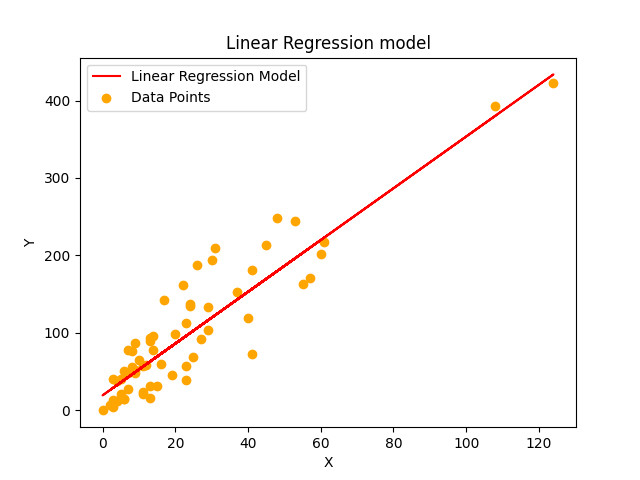

Recreate this plot in Python.
import numpy as np 
import pandas as pd 
import matplotlib.pyplot as plt 
import math


def mean_absolute_percentage_error(y_true, y_pred):

	"""	MAPE = (1/n) * ((|y_true - y_pred|)/y_true) """

	y_true, y_pred = np.array(y_true), np.array(y_pred)
	ape =  np.abs((y_true - y_pred)/y_true)
	mape = np.mean(ape) * 100

	return mape

def real_estate_pre_processing(df):

	""" partioning data into features and target """

	X = df.drop([df.columns [0], df.columns[-1]], axis = 1)
	y = df[df.columns[-1]]

	return X, y

def train_test_split(x, y, test_size = 0.25, random_state = None):

	""" partioning the data into train and test sets """

	x_test = x.sample(frac = test_size, random_state = random_state)
	y_test = y[x_test.index]

	x_train = x.drop(x_test.index)
	y_train = y.drop(y_test.index)

	return x_train, x_test, y_train, y_test

def min_max_scaler(X):

	""" Min-Max Normalization"""
	for column in X.columns:
		X[column] = (X[column] - np.min(X[column])) / (np.max(X[column]) - np.min(X[column]))

	return X




class SimpleLinearRegression:

	""" Linear Regression With One Predictor or Feature"""

	def __init__(self):
		self.coef_ = []
		self.intercept_ = float

	def fit(self, X, y):

		"""
			Calculates Coefficients(w) and intercept(b) of linear model

			y = wX + b

			wi = (sum[j=0 to n]((xj - x_meani)*(y - y_mean)) / (sum[j=0 to n]((xj - x_meani) ** 2)
			b  =  y - wX

			where x_meani = mean of ith column features
				  y_mean = mean of targets
				  xj = feature value of jth row and ith column
				  y = target value of jth row
				  wi = coefficient of ith feature
				  b = intercept
				  n = number of samples
		"""

		X = X.T.values.tolist()
		y = y.values.tolist()

		X_mean = np.mean(X, axis = 1).tolist()
		y_mean = np.mean(y, axis = 0)

		for x, x_mean in zip(X, X_mean):

			covariance  = sum([(x[i] - x_mean) * (y[i] - y_mean) for i in range(len(x))])
			variance = sum([(x[i] - x_mean) ** 2  for i in range(len(x))])

			w = covariance/variance
			
			self.coef_.append(w) 

		self.intercept_ = y_mean - sum([w * x_mean for w, x_mean in zip(self.coef_, X_mean)])

	def predict(self, X):

		""" predicts target values for given input X"""

		predictions = []

		for Xi in X:
			y_pred = self.intercept_

			for w, x in zip(Xi, self.coef_):
				y_pred += w*x
			predictions.append(y_pred)

		return predictions


	def score(self, X, y):

		""" calcuates Root Mean Square Error between actual and predicted targets 

			RMSE = sqrt(mean( y_true - y_predict) ** 2))

		"""

		y_preds = self.predict(X.values.tolist())
		sum_error = 0

		for y_pred, y_true in zip(y_preds, y.values.tolist()):
			sum_error += ((y_pred - y_true) ** 2)

		mean_error = sum_error/len(y)
		root_mean_square_error = math.sqrt(mean_error)

		return root_mean_square_error


class LinearRegression:

	""" Linear Regression with multiple features """

	def __init__(self, learning_rate = 1e-3, max_iter = 1000):

		self.num_feats = int
		self.train_size = int
		self.weights = np.array 
		self.y_train = np.array 
		self.input_matrix = np.array

		self.learning_rate = learning_rate   #Learning rate for gradient descent
		self.max_iter = max_iter 	#Number of iterations to run gradient descent
		self.cost_threshold = 0.1 * learning_rate  #stopping criterion for gradien descent

	def fit(self, X, y):

		"""
			Adjust weights to training data

		"""

		self.train_size = X.shape[0]
		self.num_feats = X.shape[1]
		self.input_matrix = np.append(X, np.ones(self.train_size).reshape(-1, 1), axis = 1)   #Add Column with Ones for intercept term 
		self.y_train = y.to_numpy()
		self.weights = np.zeros(self.num_feats + 1) #Extra +1 for the intercept


		#optimize weights
		prev_cost = float("inf")
		for i in range(self.max_iter):
			cost = self._update_weights()

			if i%100 ==0 or i == self.max_iter:
				print("Cost after {} iterations is: {}".format(i, cost))
			if abs(prev_cost -cost) < self.cost_threshold*prev_cost:
				print("Cost after {} iterations is: {}".format(i, cost))
				break
			prev_cost = cost

	def _update_weights(self):

		"""
			Cost Function:
				l(w) = (1/n) * (((y - wX)^2) 

			Gradient:
				delta_w = dl/dw = (2/n)*( ((y - wX)*(-X))
							
							 (or)

				delta_w = dl/dw = (2/n)*( ((wX - y)*(X)) 

			Gradient Descent:
				w = w - (learning_rate * delta_w)

		"""

		y_pred = (self.weights * self.input_matrix).sum(axis = 1)  # y_pred = wX

		cost = (1/self.train_size) * (((self.y_train - y_pred) ** 2).sum(axis = 0))  

		err = (y_pred - self.y_train).reshape(-1, 1)  # err = wX - y

		delta_w = (2/self.train_size) * ((err * self.input_matrix).sum(axis = 0)) #delta_w = (2/n)*( (wX - y)*(X)) 

		self.weights = self.weights - (self.learning_rate * delta_w) 

		return cost


	def predict(self, X):

		""" Make predictions on given X using trained model """

		size = X.shape[0]
		X = np.append(X, np.ones(size).reshape(-1, 1), axis = 1)

		y_pred = (self.weights * X).sum(axis = 1)

		return y_pred 


if __name__ == '__main__':


	#Simple Linear Regression

	#Synthetic DataSet For Regression 
	print("\nSynthetic Dataset")
	data = pd.read_table("../Data/regression_data.txt")
	#print(data)

	#Data Visualization
	plt.scatter(data['X'], data['Y'], c = 'orange', marker = 'o', label = 'Data Points')
	plt.gca().set_xlabel('X')
	plt.gca().set_ylabel('Y')
	plt.title('Data for linear regression')
	plt.legend()
	plt.savefig('DataVisualization.png')


	#Separate Features and Target
	X = data.drop('Y', axis = 1)
	y = data['Y']

	# XX = poly_feats(X, degree = 3)
	# print(XX)

	#Split data into Training and Testing Sets
	X_train, X_test, y_train, y_test = train_test_split(X, y, random_state = 0)


	# Create a LinearRegression Model Object
	lin_reg = SimpleLinearRegression()

	#Train our LinearRegression Model
	lin_reg.fit(X_train, y_train)


	#print("Mean Absolute Percentage Error(for test data): {}".format(mean_absolute_percentage_error(y_test, lin_reg.predict(X_test))))

	print('Linear Regression Model Coefficients (W): {}'.format(lin_reg.coef_))
	print('Linear Regression Model Intercept (b): {}'.format(lin_reg.intercept_))



	#Model Visualization (with One feature Vs target)
	plt.plot(X, lin_reg.coef_ * X + lin_reg.intercept_, 'r-', label = 'Linear Regression Model')
	plt.gca().set_xlabel('X')
	plt.gca().set_ylabel('Y')
	plt.title('Linear Regression model')
	plt.legend()
	plt.savefig('LinearRegression.png')

	#Evaluating Model through RMSE
	Training_error = lin_reg.score(X_train, y_train)
	print("RMSE for training data: {:.3f}".format(Training_error))

	Test_error = lin_reg.score(X_test, y_test)
	print("RMSE for training data: {:.3f}".format(Test_error))


	#Query Sample 1: [80]
	y_pred = lin_reg.predict([[80]])
	print("predicted target is {}".format(y_pred))

    #################################################################################################################

    #Multi-Linear Regression

    #Application to Real World Dataset
	print("\nReal Estate Dataset:")
	df = pd.read_csv('../Data/datasets_Real_Estate.csv')

	#print(df.head())

	#Pre-processing
	X, y = real_estate_pre_processing(df)

	#Normalization
	#X = min_max_scaler(X)

	#Split data into Training and Testing Sets
	X_train, X_test, y_train, y_test = train_test_split(X, y, random_state = 0)



	lin_reg = LinearRegression(learning_rate = 1e-7, max_iter = 2000)
	lin_reg.fit(X_train, y_train)

	print('Linear Regression Model Coefficients (W): {}'.format(lin_reg.weights[:-1]))
	print('Linear Regression Model Intercept (b): {}'.format(lin_reg.weights[-1]))

	#Evaluating Model through MAE
	print("\nMean Absolute Percentage Error(for train data): {}".format(mean_absolute_percentage_error(y_train, lin_reg.predict(X_train))))
	print("Mean Absolute Percentage Error(for test data): {}".format(mean_absolute_percentage_error(y_test, lin_reg.predict(X_test))))
	

	#If you apply normalization to your trained data, then you need to apply same normalization to each query as well.
	#Query Sample 1:
	y_pred = lin_reg.predict(np.array([[2012.667,5.6,90.45606,9,24.97433,121.5431]]))
	print("Predicted target is: {}".format(y_pred))